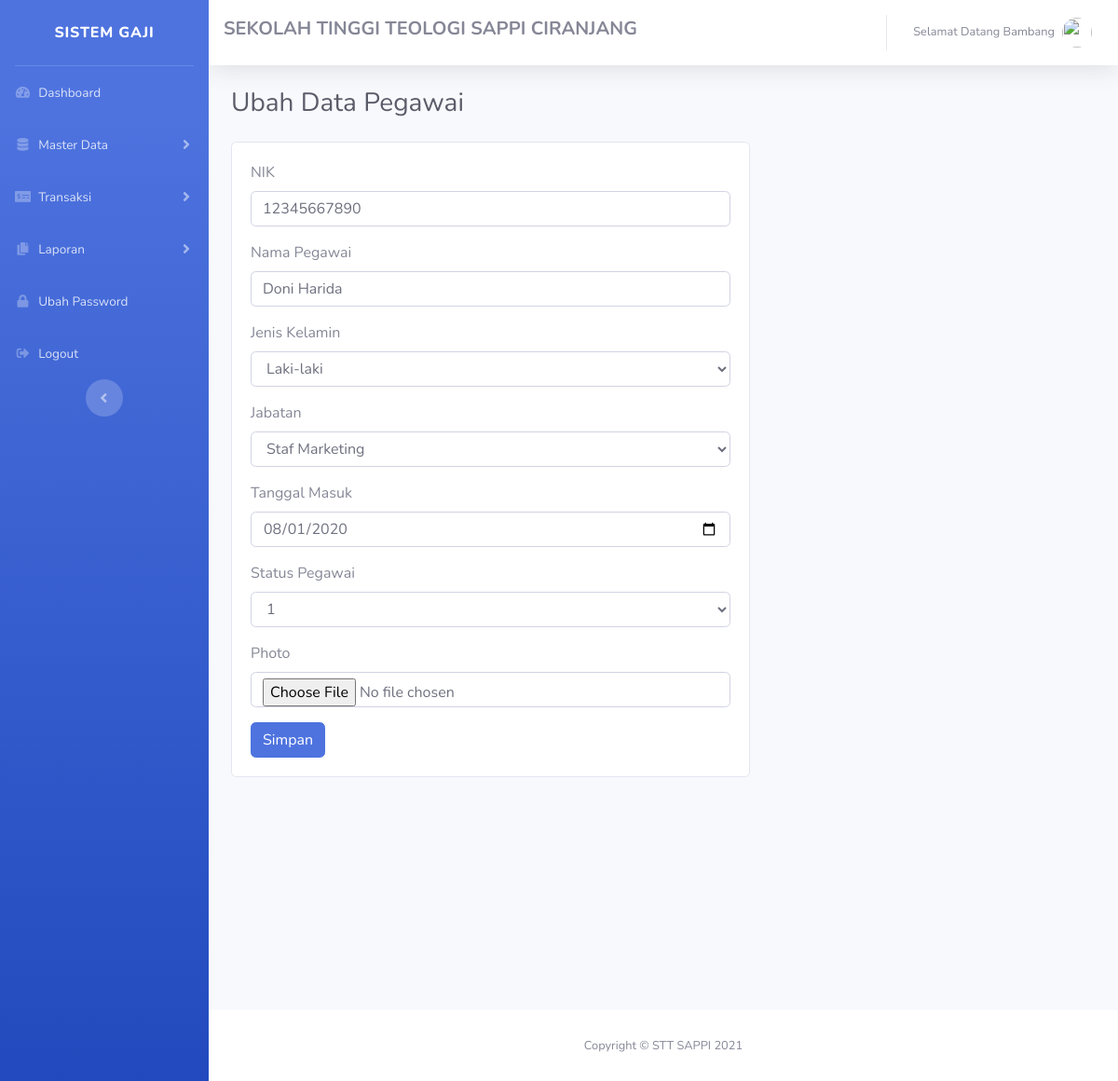
Before: /admin/dataPegawai/updateData/1 with the older database file.
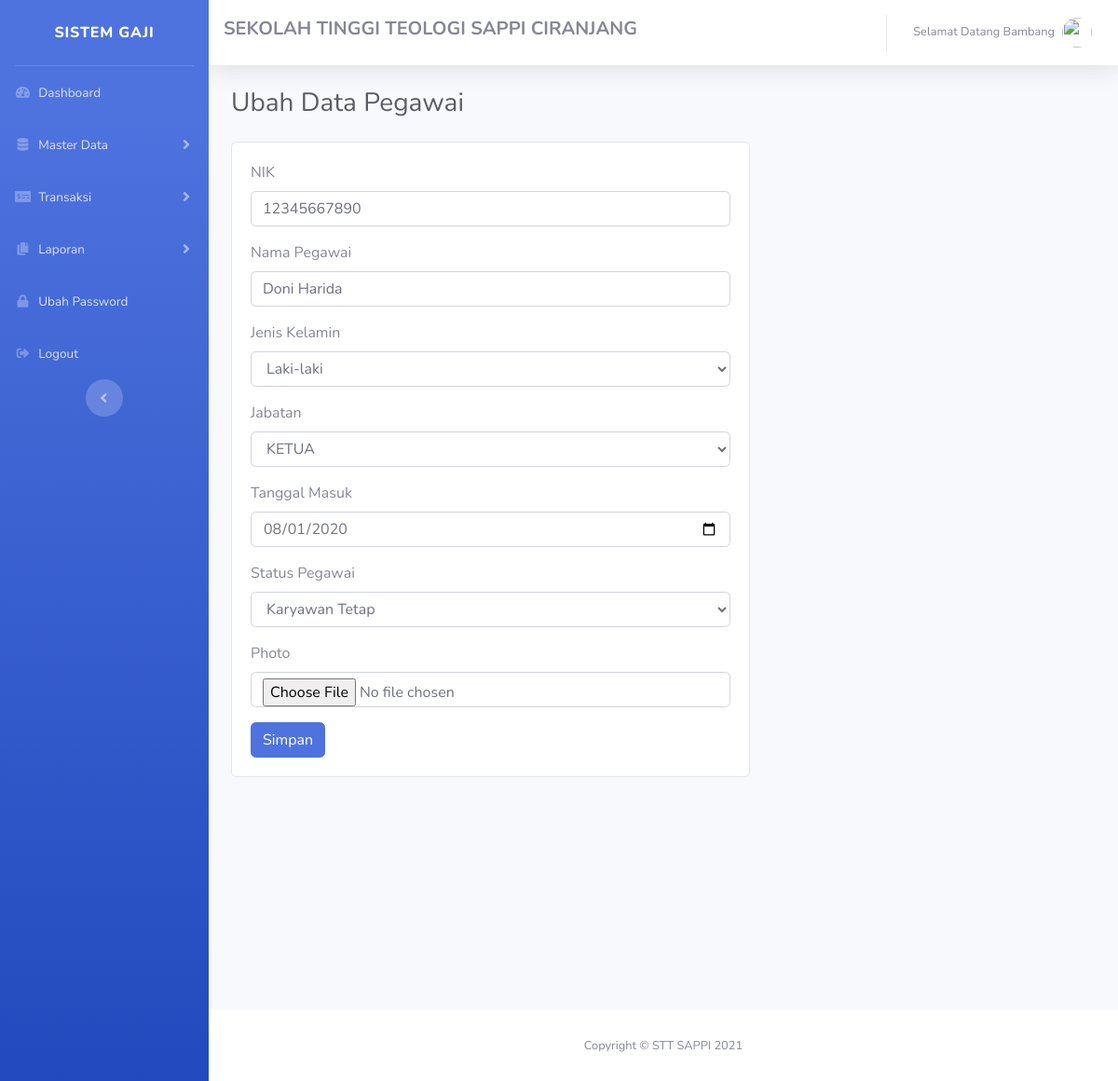
After: the same page with the newer database file.
### tables this page shows
CREATE TABLE `data_pegawai` (
  `id_pegawai` int(11) NOT NULL,
  `nik` varchar(50) NOT NULL,
  `nama_pegawai` varchar(225) NOT NULL,
  `jenis_kelamin` varchar(20) NOT NULL,
  `jabatan` varchar(50) NOT NULL,
  `tanggal_masuk` date NOT NULL,
  `status` varchar(50) NOT NULL,
  `photo` varchar(225) NOT NULL
);

### application/controllers/admin/DataPegawai.php (called while the page is built, shortened)
<?php
class DataPegawai extends CI_Controller
{
  public function updateData($id)
  {
    $data['judul'] = 'Ubah Data Pegawai';
    $data['jabatan'] = $this->penggajianModel->getData('data_jabatan')->result();
    $data['pegawai'] = $this->db->query("SELECT * FROM data_pegawai WHERE id_pegawai = '$id'")->result();
    $this->load->view('templates_admin/header', $data);
    $this->load->view('templates_admin/sidebar');
    $this->load->view('admin/formUpdatePegawai', $data);
    $this->load->view('templates_admin/footer');
  }
}

### index.php (called while the page is built, shortened)
<?php
require_once BASEPATH.'core/CodeIgniter.php';

### application/views/admin/formUpdatePegawai.php (the view, shortened to what this page needs)
<div class="container-fluid">
  <div class="d-sm-flex align-items-center justify-content-between mb-4">
    <h1 class="h3 mb-0 text-gray-800"><?= $judul; ?></h1>
  </div>
  <div class="card" style="width: 60%;">
    <div class="card-body">
      <?php foreach ($pegawai as $p) : ?>
        <form method="POST" action="<?= base_url('admin/dataPegawai/updateDataAksi') ?>" enctype="multipart/form-data">
          <div class="form-group">
            <label>NIK</label>
            <input type="number" name="nik" class="form-control" value="<?= $p->nik ?>">
          </div>
          <div class="form-group">
            <label>Nama Pegawai</label>
            <input type="text" name="nama_pegawai" class="form-control" value="<?= $p->nama_pegawai ?>">
          </div>
          <div class="form-group">
            <label>Jenis Kelamin</label>
            <select name="jenis_kelamin" class="form-control">
              <option value="<?= $p->jenis_kelamin ?>"><?= $p->jenis_kelamin ?></option>
            </select>
          </div>
          <div class="form-group">
            <label>Jabatan</label>
            <select name="jabatan" class="form-control">
              <option value="<?= $p->jabatan ?>"><?= $p->jabatan ?></option>
            </select>
          </div>
          <div class="form-group">
            <label>Tanggal Masuk</label>
            <input type="date" name="tanggal_masuk" class="form-control" value="<?= $p->tanggal_masuk ?>">
          </div>
          <div class="form-group">
            <label>Status Pegawai</label>
            <select name="status" class="form-control">
              <option value="<?= $p->status ?>"><?= $p->status ?></option>
            </select>
          </div>
          <div class="form-group">
            <label>Photo</label>
            <input type="file" name="photo" class="form-control">
          </div>
          <button type="submit" class="btn btn-primary">Simpan</button>
        </form>
      <?php endforeach; ?>
    </div>
  </div>
</div>

### application/views/templates_admin/header.php (shortened to what this page needs)
<!DOCTYPE html>
<html lang="en">
<head>
  <link href="<?= base_url() ?>assets/vendor/fontawesome-free/css/all.min.css" rel="stylesheet" type="text/css">
  <link href="<?= base_url() ?>assets/css/sb-admin-2.min.css" rel="stylesheet">
</head>

### application/views/templates_admin/sidebar.php (shortened to what this page needs)
<body id="page-top">
  <div id="wrapper">
    <ul class="navbar-nav bg-gradient-primary sidebar sidebar-dark accordion" id="accordionSidebar">
      <a class="sidebar-brand d-flex align-items-center justify-content-center" href="<?= base_url('admin/dashboard'); ?>">
        <div class="sidebar-brand-text mx-3">SISTEM GAJI</div>
      </a>
      <hr class="sidebar-divider my-0">
      <li class="nav-item ">
        <a class="nav-link" href="<?= base_url('admin/dashboard'); ?>">
          <i class="fas fa-fw fa-tachometer-alt"></i>
          <span>Dashboard</span></a>
      </li>
      <li class="nav-item">
        <a class="nav-link collapsed" href="#" data-toggle="collapse" data-target="#collapseTwo" aria-expanded="true" aria-controls="collapseTwo">
          <i class="fas fa-fw fa-database"></i>
          <span>Master Data</span>
        </a>
      </li>
      <li class="nav-item">
        <a class="nav-link collapsed" href="#" data-toggle="collapse" data-target="#collapseUtilities" aria-expanded="true" aria-controls="collapseUtilities">
          <i class="fas fa-fw fa-money-check-alt"></i>
          <span>Transaksi</span>
        </a>
      </li>
      <li class="nav-item">
        <a class="nav-link collapsed" href="#" data-toggle="collapse" data-target="#collapsePages" aria-expanded="true" aria-controls="collapsePages">
          <i class="fas fa-fw fa-copy"></i>
          <span>Laporan</span>
        </a>
      </li>
      <li class="nav-item">
        <a class="nav-link" href="charts.html">
          <i class="fas fa-fw fa-lock"></i>
          <span>Ubah Password</span></a>
      </li>
      <li class="nav-item">
        <a class="nav-link" href="tables.html">
          <i class="fas fa-fw fa-sign-out-alt"></i>
          <span>Logout</span></a>
      </li>
      <div class="text-center d-none d-md-inline">
        <button class="rounded-circle border-0" id="sidebarToggle"></button>
      </div>
    </ul>
    <div id="content-wrapper" class="d-flex flex-column">
      <div id="content">
        <nav class="navbar navbar-expand navbar-light bg-white topbar mb-4 static-top shadow">
          <h5 class="font-weight-bold">SEKOLAH TINGGI TEOLOGI SAPPI CIRANJANG</h5>
          <ul class="navbar-nav ml-auto">
            <li class="nav-item dropdown no-arrow">
              <a class="nav-link dropdown-toggle" href="#" id="userDropdown" role="button" data-toggle="dropdown" aria-haspopup="true" aria-expanded="false">
                <span class="mr-2 d-none d-lg-inline text-gray-600 small">Selamat Datang Bambang</span>
                <img class="img-profile rounded-circle" src="https://source.unsplash.com/QAB-WJcbgJk/60x60">
              </a>
            </li>
          </ul>
        </nav>

### application/views/templates_admin/footer.php (shortened to what this page needs)
<footer class="sticky-footer bg-white" style="margin-top: 250px;">
  <div class="container my-auto">
    <div class="copyright text-center my-auto ">
      <span>Copyright &copy; STT SAPPI 2021</span>
    </div>
  </div>
</footer>
</div>
</div>
</body>
</html>

Changed rows visible on the page:
changed data_pegawai "Doni Harida": jabatan "Staf Marketing" → "KETUA"; status "1" → "Karyawan Tetap"
